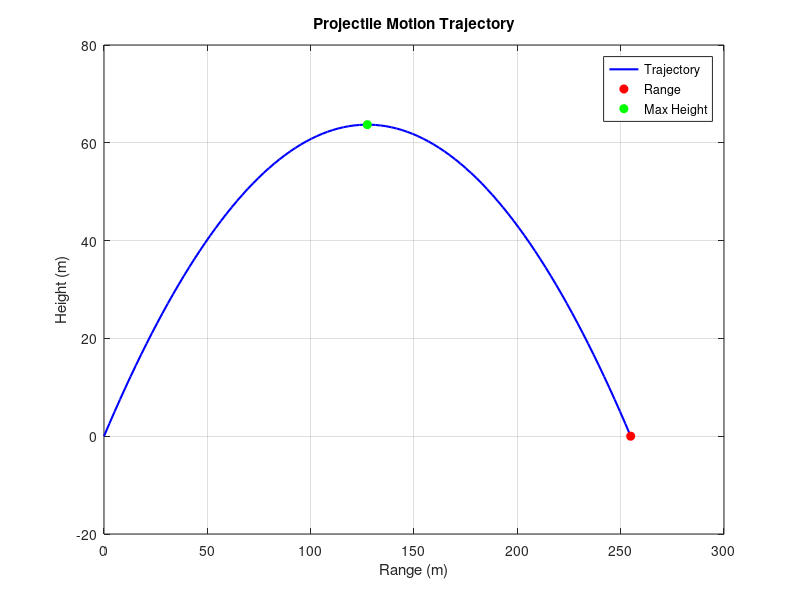

The MATLAB source for this figure:
v0 = 50;                
theta = 45;             
g = 9.81;               

theta_rad = deg2rad(theta);

v0_x = v0 * cos(theta_rad);  
v0_y = v0 * sin(theta_rad);  

t_flight = (2 * v0_y) / g;                  
max_height = (v0_y^2) / (2 * g);            
range = v0_x * t_flight;                    

t = linspace(0, t_flight, 100);

x = v0_x * t;                     
y = v0_y * t - 0.5 * g * t.^2;    

figure;
plot(x, y, 'b', 'LineWidth', 1.5);
hold on;

plot(range, 0, 'ro', 'MarkerFaceColor', 'r');         
plot(v0_x * (v0_y / g), max_height, 'go', 'MarkerFaceColor', 'g');  

xlabel('Range (m)');
ylabel('Height (m)');
title('Projectile Motion Trajectory');
legend('Trajectory', 'Range', 'Max Height');
grid on;
hold off;

fprintf('Time of Flight: %.2f seconds\n', t_flight);
fprintf('Maximum Height: %.2f meters\n', max_height);
fprintf('Range: %.2f meters\n', range);